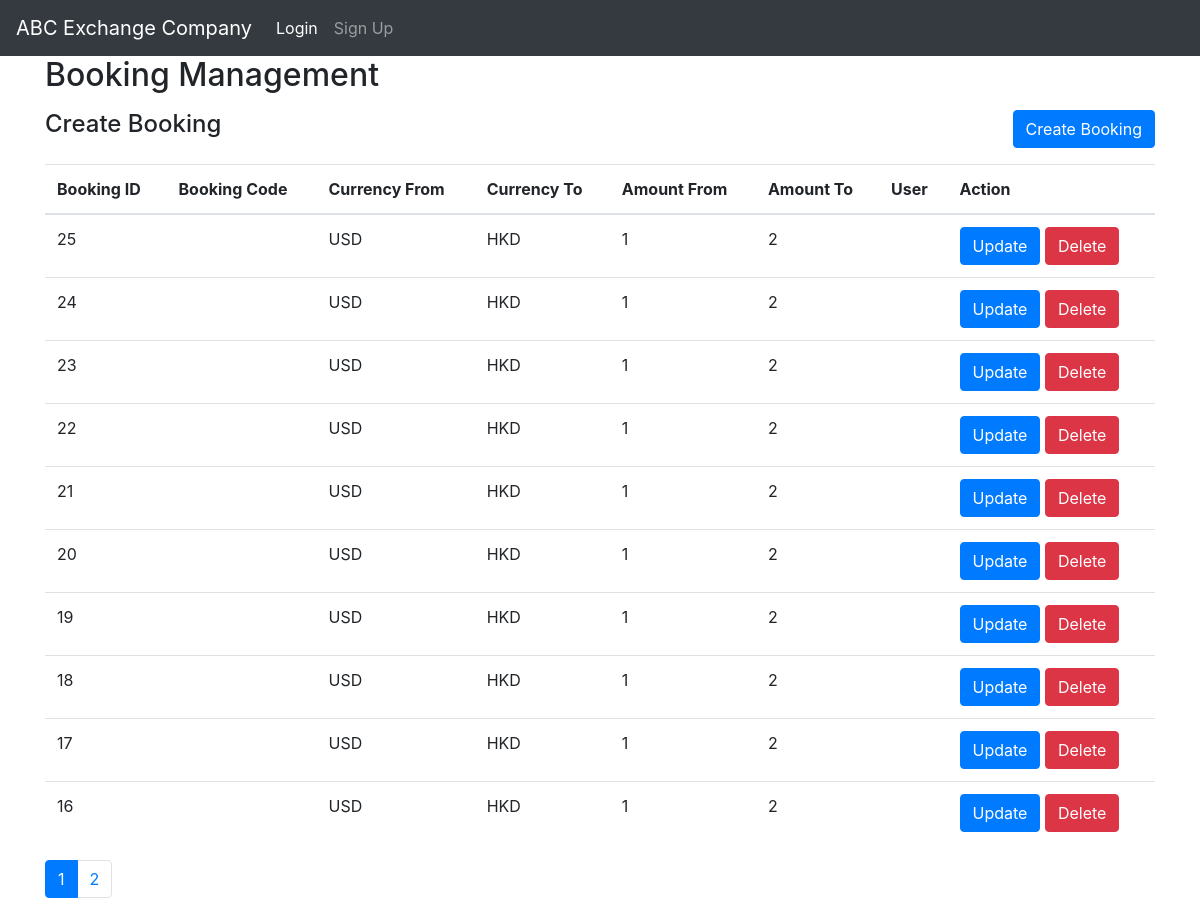
/booking_admin.php, run on an earlier commit of the app's database.
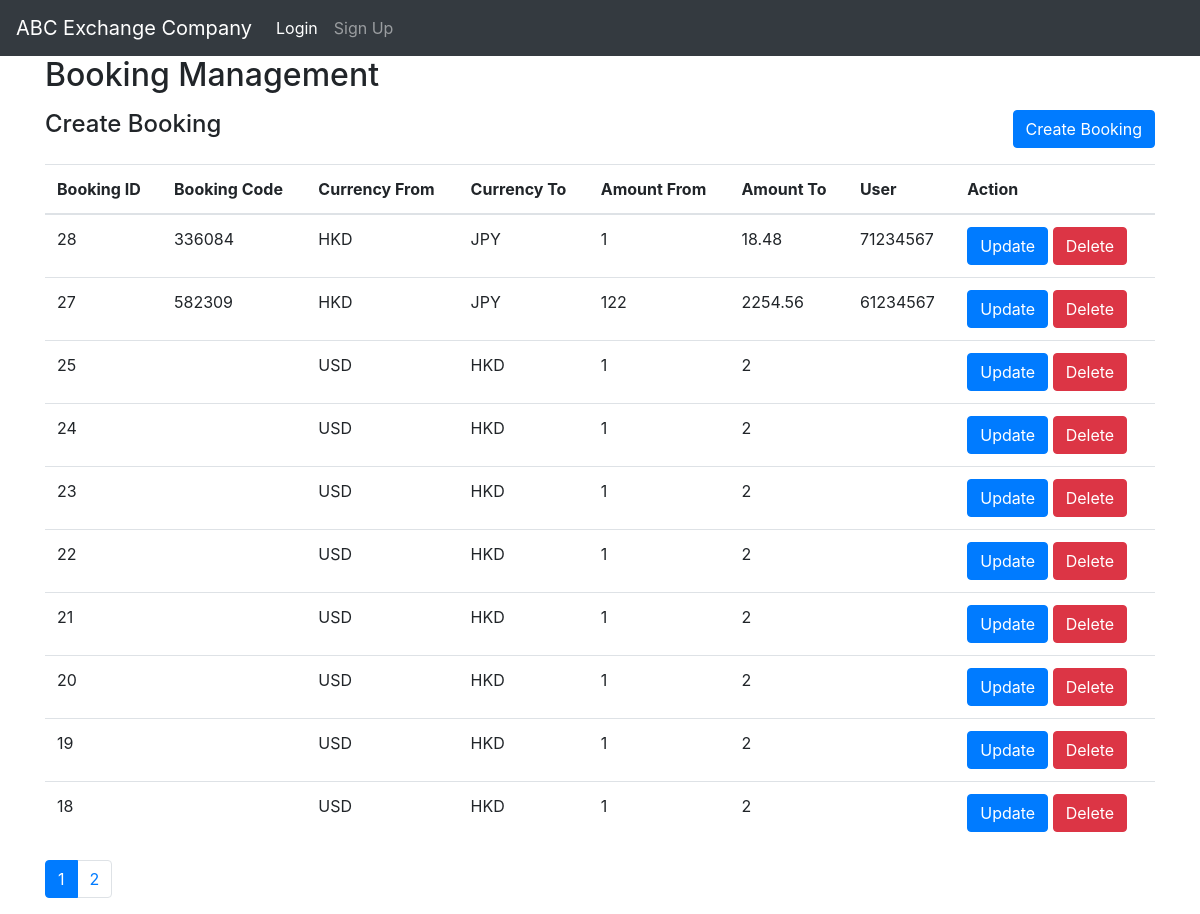
And on a later commit of the database.
### tables this page shows
CREATE TABLE "bookings" (
	"id"	INTEGER,
	"booking_code"	TEXT,
	"currency_from"	TEXT,
	"currency_to"	TEXT,
	"amount_from"	REAL,
	"amount_to"	REAL,
	"username"	TEXT,
	PRIMARY KEY("id" AUTOINCREMENT)
);

### booking_admin.php (the view, shortened to what this page needs)
<?php include("header.php"); ?>
<div class="container">
    <h2>Booking Management</h2>
    <?php
$bookingsPerPage = 10;
$page = isset($_GET['page']) ? (int)$_GET['page'] : 1;
$offset = ($page - 1) * $bookingsPerPage;
?>
<?php
    $db = new SQLite3('database.db');
    $query = "SELECT * FROM bookings order by id desc LIMIT $bookingsPerPage OFFSET $offset ";
    $result = $db->query($query);
    $bookings = [];
    while ($row = $result->fetchArray(SQLITE3_ASSOC)) {
      $bookings[] = $row;
    }
    ?>
<?php
$totalBookingsQuery = "SELECT COUNT(*) as count FROM bookings";
$totalBookingsResult = $db->query($totalBookingsQuery);
$totalBookings = $totalBookingsResult->fetchArray(SQLITE3_ASSOC)['count'];
$totalPages = ceil($totalBookings / $bookingsPerPage);
?>
<div class="row mt-3 mb-3">
  <div class="col-md-6">
    <h4>Create Booking</h4>
  </div>
  <div class="col-md-6 text-right">
    <button type="button" class="btn btn-primary" data-toggle="modal" data-target="#createBookingModal">
      Create Booking
    </button>
  </div>
</div>
    <table class="table">
      <thead>
        <tr>
          <th>Booking ID</th>
          <th>Booking Code</th>
          <th>Currency From</th>
          <th>Currency To</th>
          <th>Amount From</th>
          <th>Amount To</th>
          <th>User</th>
          <th>Action</th>
        </tr>
      </thead>
      <tbody>
        <?php foreach ($bookings as $booking) { ?>
          <tr>
            <td><?php echo $booking['id']; ?></td>
            <td><?php echo $booking['booking_code']; ?></td>
            <td><?php echo $booking['currency_from']; ?></td>
            <td><?php echo $booking['currency_to']; ?></td>
            <td><?php echo $booking['amount_from']; ?></td>
            <td><?php echo $booking['amount_to']; ?></td>
            <td><?php echo $booking['username']; ?></td>
            <td>
<form method="POST"> <button type="button" class="btn btn-primary update-button" data-toggle="modal" data-target="#updateBookingModal" data-booking='<?php echo json_encode($booking); ?>'>Update</button>
  <button type="submit" name="delete" class="btn btn-danger">Delete</button>
</form>    </td>
          </tr>
        <?php } ?>
      </tbody>
    </table>
    <nav aria-label="Page navigation">
  <ul class="pagination">
    <?php for ($i = 1; $i <= $totalPages; $i++) { ?>
      <li class="page-item <?php echo $i === $page ? 'active' : ''; ?>"><a class="page-link" href="?page=<?php echo $i; ?>"><?php echo $i; ?></a></li>
    <?php } ?>
  </ul>
</nav>
  </div>
  <?php include("footer.php"); ?>

What changed in the data, as far as the page shows it:
no longer on this page (row unchanged): bookings: id "17", currency_from "USD", currency_to "HKD", amount_from "1", amount_to "2"
no longer on this page (row unchanged): bookings: id "16", currency_from "USD", currency_to "HKD", amount_from "1", amount_to "2"
added bookings: id "28", booking_code "336084", currency_from "HKD", currency_to "JPY", amount_from "1", amount_to "18.48", username "71234567"
added bookings: id "27", booking_code "582309", currency_from "HKD", currency_to "JPY", amount_from "122", amount_to "2254.56", username "61234567"
